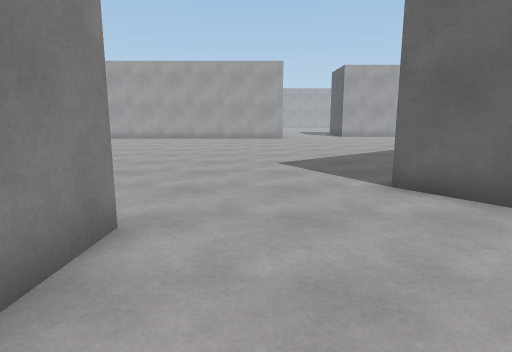
view 1 (above)

16 first-person views from a walk through a 3-D level made in the Unity game engine. The camera is 1.4 m above the floor, tilts 10° down and sees 75° across. The floor is counted in squares, 1 m on a side. Each view is taken from the middle of a square. On the plan, view 1 faces up. The plan holds only what a view shows up to about 15 squares ahead; the rest is blank. The place goes on beyond the plan. The player is left out.

view 2
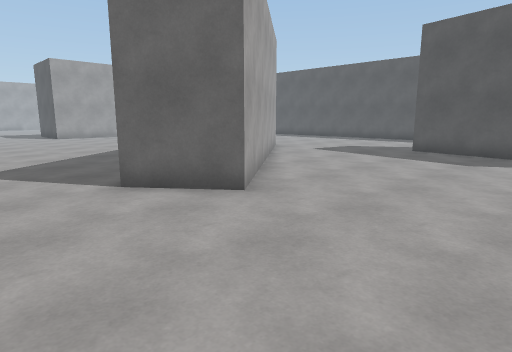

view 3
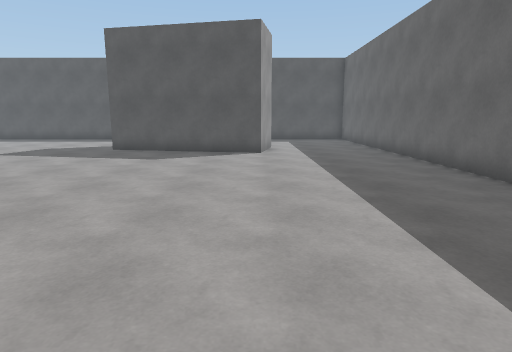

view 4
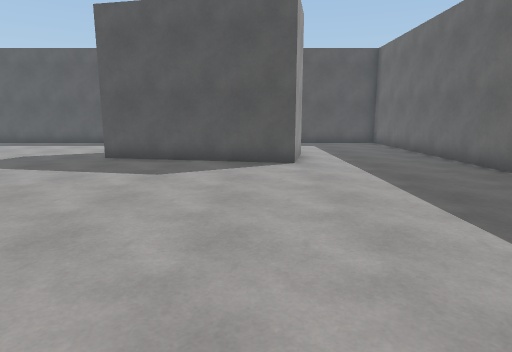

view 5
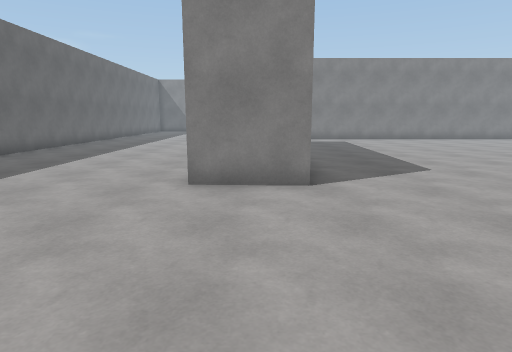

view 6
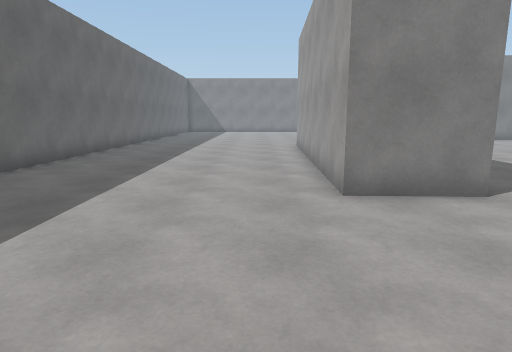

view 7
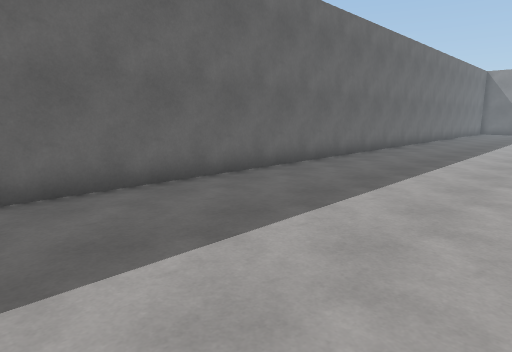

view 8
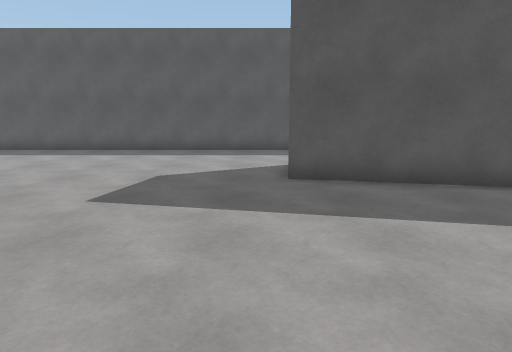

view 9
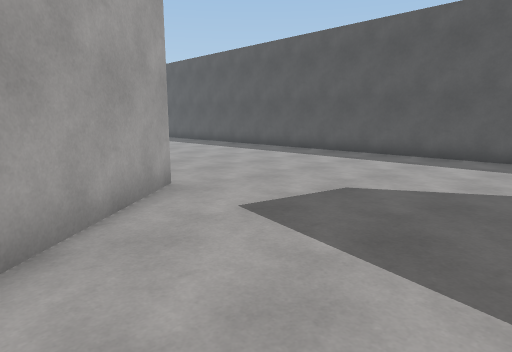

view 10
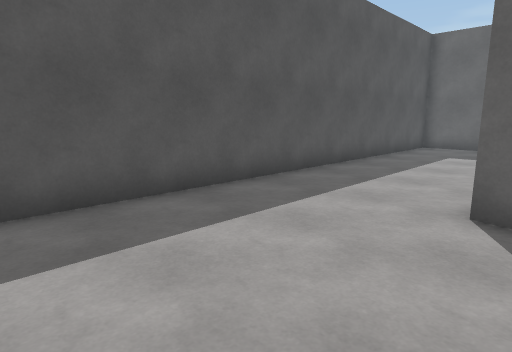

view 11
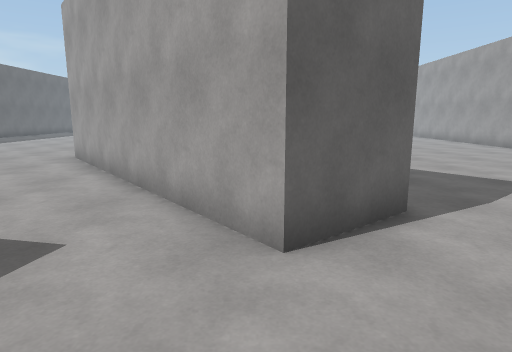

view 12
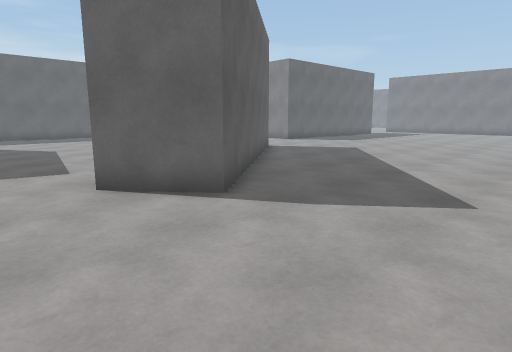

view 13
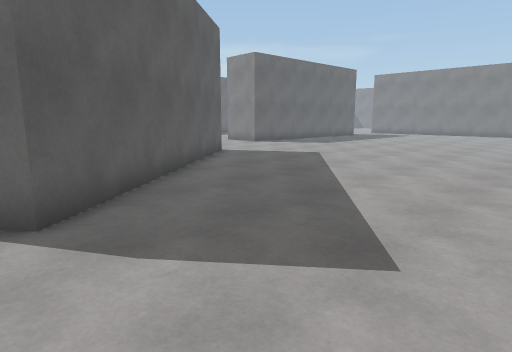

view 14
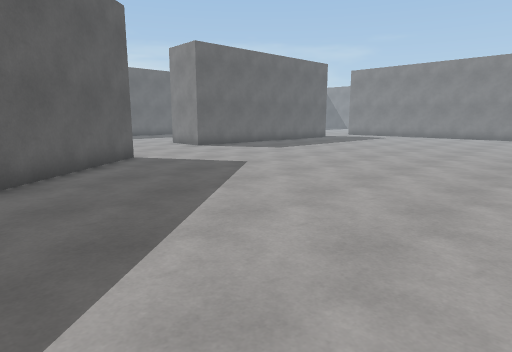

view 15
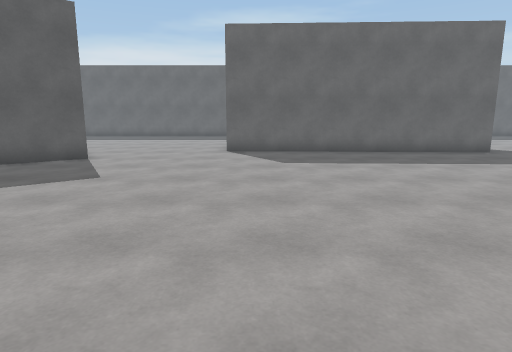

view 16
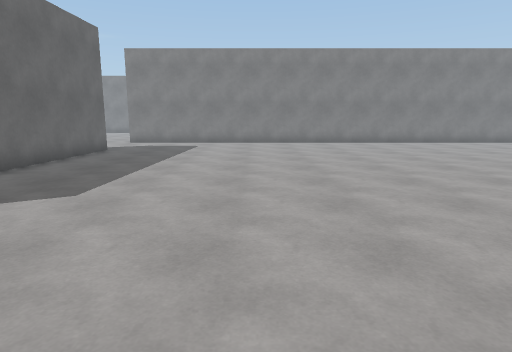

### Floor plan
Points are (right, up) in squares from view 1. A wall is a line through its corners. A room is listed if a view was taken in it or the views show most of it. See-through windows are left out.
Room 1 (views 1, 2, 3, 4, 5, 6, 7, 8, 9, 10, 11, 12, 13, 14, 15, 16)
walls: (4.3, 4.6) (2.8, 6.6) (11.1, 13.3) (12.7, 11.3) (4.3, 4.6); (7, -6.5) (21.1, -6.5); (16.6, 4.8) (17.1, 4.7); (15.7, -1.7) (13.2, -1.2) (14.6, 5.3); (-12.6, 4.6) (-1.8, 4.1) (-1.9, 1.6) (-11.1, 2); (-11.2, -6.5) (3.2, -6.5); (21.5, -6.1) (21.5, 17.1)

Where each view was taken, in squares from view 1:
view 1: 0 up, 0 right, facing up
view 2: 0 up, 0 right, facing up-right
view 3: 1 down, 0 right, facing right
view 4: 0 up, 3 right, facing right
view 5: 3 up, 5 right, facing left
view 6: 0 up, 4 right, facing left
view 7: 0 up, 4 right, facing down-left
view 8: 6 up, 7 right, facing right
view 9: 5 up, 9 right, facing up-right
view 10: 10 up, 16 right, facing down-right
view 11: 11 up, 16 right, facing left
view 12: 18 up, 15 right, facing down-left
view 13: 18 up, 12 right, facing down-left
view 14: 18 up, 8 right, facing down-left
view 15: 18 up, 3 left, facing down
view 16: 11 up, 2 right, facing left
